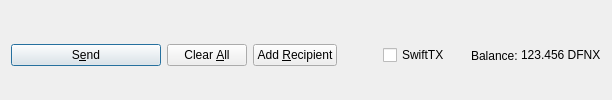
         <widget class="QFrame" name="frame_Send">
          <layout class="QHBoxLayout" name="horizontalLayout">
           <property name="bottomMargin">
            <number>0</number>
           </property>
           <item>
            <widget class="QPushButton" name="sendButton">
             <property name="minimumSize">
              <size>
               <width>150</width>
               <height>0</height>
              </size>
             </property>
             <property name="toolTip">
              <string>Confirm the send action</string>
             </property>
             <property name="text">
              <string>S&amp;end</string>
             </property>
             <property name="icon">
              <iconset resource="../defense.qrc">
               <normaloff>:/icons/send</normaloff>:/icons/send</iconset>
             </property>
             <property name="autoDefault">
              <bool>false</bool>
             </property>
             <property name="default">
              <bool>true</bool>
             </property>
            </widget>
           </item>
           <item>
            <widget class="QPushButton" name="clearButton">
             <property name="sizePolicy">
              <sizepolicy hsizetype="Minimum" vsizetype="Fixed">
               <horstretch>0</horstretch>
               <verstretch>0</verstretch>
              </sizepolicy>
             </property>
             <property name="toolTip">
              <string>Clear all fields of the form.</string>
             </property>
             <property name="text">
              <string>Clear &amp;All</string>
             </property>
             <property name="icon">
              <iconset resource="../defense.qrc">
               <normaloff>:/icons/remove</normaloff>:/icons/remove</iconset>
             </property>
             <property name="autoDefault">
              <bool>false</bool>
             </property>
            </widget>
           </item>
           <item>
            <widget class="QPushButton" name="addButton">
             <property name="toolTip">
              <string>Send to multiple recipients at once</string>
             </property>
             <property name="text">
              <string>Add &amp;Recipient</string>
             </property>
             <property name="icon">
              <iconset resource="../defense.qrc">
               <normaloff>:/icons/add</normaloff>:/icons/add</iconset>
             </property>
             <property name="autoDefault">
              <bool>false</bool>
             </property>
            </widget>
           </item>
           <item>
            <spacer name="horizontalSpacer">
             <property name="orientation">
              <enum>Qt::Horizontal</enum>
             </property>
             <property name="sizeHint" stdset="0">
              <size>
               <width>40</width>
               <height>20</height>
              </size>
             </property>
            </spacer>
           </item>
           <item>
            <layout class="QHBoxLayout" name="horizontalLayout_2">
             <property name="spacing">
              <number>3</number>
             </property>
             <item>
              <widget class="QCheckBox" name="checkSwiftTX">
               <property name="enabled">
                <bool>true</bool>
               </property>
               <property name="minimumSize">
                <size>
                 <width>85</width>
                 <height>0</height>
                </size>
               </property>
               <property name="text">
                <string>SwiftTX</string>
               </property>
              </widget>
             </item>
             <item>
              <widget class="QLabel" name="label">
               <property name="text">
                <string>Balance:</string>
               </property>
              </widget>
             </item>
             <item>
              <widget class="QLabel" name="labelBalance">
               <property name="sizePolicy">
                <sizepolicy hsizetype="Preferred" vsizetype="Fixed">
                 <horstretch>0</horstretch>
                 <verstretch>0</verstretch>
                </sizepolicy>
               </property>
               <property name="cursor">
                <cursorShape>IBeamCursor</cursorShape>
               </property>
               <property name="text">
                <string notr="true">123.456 DFNX</string>
               </property>
               <property name="textInteractionFlags">
                <set>Qt::LinksAccessibleByMouse|Qt::TextSelectableByKeyboard|Qt::TextSelectableByMouse</set>
               </property>
              </widget>
             </item>
            </layout>
           </item>
          </layout>
         </widget>
